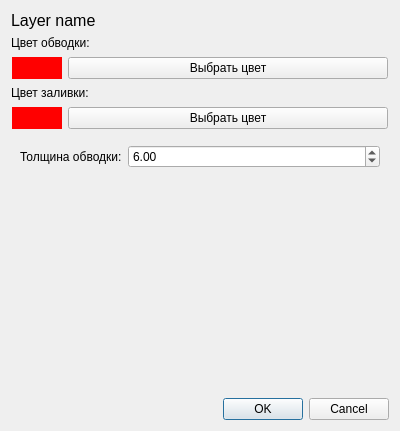
<?xml version="1.0" encoding="UTF-8"?>
<ui version="4.0">
 <class>Dialog</class>
 <widget class="QDialog" name="Dialog">
  <property name="geometry">
   <rect>
    <x>0</x>
    <y>0</y>
    <width>400</width>
    <height>431</height>
   </rect>
  </property>
  <property name="windowTitle">
   <string>Edit styles</string>
  </property>
  <layout class="QVBoxLayout" name="verticalLayout">
   <item>
    <widget class="QLabel" name="layerNameLabel">
     <property name="font">
      <font>
       <pointsize>12</pointsize>
      </font>
     </property>
     <property name="text">
      <string>Layer name</string>
     </property>
    </widget>
   </item>
   <item>
    <widget class="QLabel" name="strokeLabel">
     <property name="text">
      <string>Цвет обводки:</string>
     </property>
    </widget>
   </item>
   <item>
    <widget class="QWidget" name="strokeWidget" native="true">
     <layout class="QHBoxLayout" name="horizontalLayout">
      <property name="leftMargin">
       <number>1</number>
      </property>
      <property name="topMargin">
       <number>1</number>
      </property>
      <property name="rightMargin">
       <number>1</number>
      </property>
      <property name="bottomMargin">
       <number>1</number>
      </property>
      <item>
       <widget class="QWidget" name="strokeColorIndicator" native="true">
        <property name="sizePolicy">
         <sizepolicy hsizetype="Fixed" vsizetype="Fixed">
          <horstretch>0</horstretch>
          <verstretch>0</verstretch>
         </sizepolicy>
        </property>
        <property name="maximumSize">
         <size>
          <width>50</width>
          <height>50</height>
         </size>
        </property>
        <property name="autoFillBackground">
         <bool>false</bool>
        </property>
        <property name="styleSheet">
         <string notr="true">background: #ff0000</string>
        </property>
       </widget>
      </item>
      <item>
       <widget class="QPushButton" name="strokeColorButton">
        <property name="text">
         <string>Выбрать цвет</string>
        </property>
       </widget>
      </item>
     </layout>
    </widget>
   </item>
   <item>
    <widget class="QLabel" name="fillLabel">
     <property name="text">
      <string>Цвет заливки:</string>
     </property>
    </widget>
   </item>
   <item>
    <widget class="QWidget" name="fillWidget" native="true">
     <layout class="QHBoxLayout" name="horizontalLayout_2">
      <property name="leftMargin">
       <number>1</number>
      </property>
      <property name="topMargin">
       <number>1</number>
      </property>
      <property name="rightMargin">
       <number>1</number>
      </property>
      <property name="bottomMargin">
       <number>1</number>
      </property>
      <item>
       <widget class="QWidget" name="fillColorIndicator" native="true">
        <property name="sizePolicy">
         <sizepolicy hsizetype="Fixed" vsizetype="Fixed">
          <horstretch>0</horstretch>
          <verstretch>0</verstretch>
         </sizepolicy>
        </property>
        <property name="maximumSize">
         <size>
          <width>50</width>
          <height>50</height>
         </size>
        </property>
        <property name="autoFillBackground">
         <bool>false</bool>
        </property>
        <property name="styleSheet">
         <string notr="true">background: #ff0000</string>
        </property>
       </widget>
      </item>
      <item>
       <widget class="QPushButton" name="fillColorButton">
        <property name="text">
         <string>Выбрать цвет</string>
        </property>
       </widget>
      </item>
     </layout>
    </widget>
   </item>
   <item>
    <widget class="QWidget" name="widthWidget" native="true">
     <layout class="QHBoxLayout" name="horizontalLayout_3">
      <item>
       <widget class="QLabel" name="widthLabel">
        <property name="sizePolicy">
         <sizepolicy hsizetype="Minimum" vsizetype="Preferred">
          <horstretch>0</horstretch>
          <verstretch>0</verstretch>
         </sizepolicy>
        </property>
        <property name="text">
         <string>Толщина обводки:</string>
        </property>
       </widget>
      </item>
      <item>
       <widget class="QDoubleSpinBox" name="widthSpinBox">
        <property name="sizePolicy">
         <sizepolicy hsizetype="Expanding" vsizetype="Fixed">
          <horstretch>0</horstretch>
          <verstretch>0</verstretch>
         </sizepolicy>
        </property>
        <property name="maximum">
         <double>20.000000000000000</double>
        </property>
        <property name="value">
         <double>6.000000000000000</double>
        </property>
       </widget>
      </item>
     </layout>
    </widget>
   </item>
   <item>
    <spacer name="verticalSpacer">
     <property name="orientation">
      <enum>Qt::Vertical</enum>
     </property>
     <property name="sizeHint" stdset="0">
      <size>
       <width>20</width>
       <height>40</height>
      </size>
     </property>
    </spacer>
   </item>
   <item>
    <widget class="QDialogButtonBox" name="buttonBox">
     <property name="orientation">
      <enum>Qt::Horizontal</enum>
     </property>
     <property name="standardButtons">
      <set>QDialogButtonBox::Cancel|QDialogButtonBox::Ok</set>
     </property>
    </widget>
   </item>
  </layout>
 </widget>
 <resources/>
 <connections>
  <connection>
   <sender>buttonBox</sender>
   <signal>accepted()</signal>
   <receiver>Dialog</receiver>
   <slot>accept()</slot>
   <hints>
    <hint type="sourcelabel">
     <x>248</x>
     <y>254</y>
    </hint>
    <hint type="destinationlabel">
     <x>157</x>
     <y>274</y>
    </hint>
   </hints>
  </connection>
  <connection>
   <sender>buttonBox</sender>
   <signal>rejected()</signal>
   <receiver>Dialog</receiver>
   <slot>reject()</slot>
   <hints>
    <hint type="sourcelabel">
     <x>316</x>
     <y>260</y>
    </hint>
    <hint type="destinationlabel">
     <x>286</x>
     <y>274</y>
    </hint>
   </hints>
  </connection>
 </connections>
</ui>
